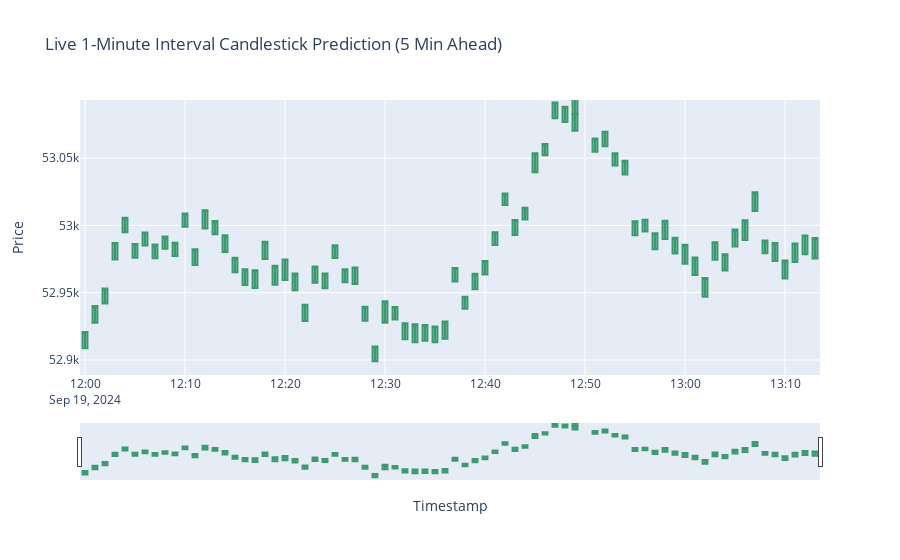

Notebook cell for this chart:
### Code cell
import yfinance as yf
import numpy as np
import pandas as pd
from sklearn.preprocessing import MinMaxScaler
import time
import plotly.graph_objects as go
from tensorflow.keras.models import load_model
from IPython.display import display, clear_output

# Load your trained model for 5-minute future prediction
model_5min = load_model('model_5min.h5')

# Fetch historical Bank Nifty data to fit the scaler (so it matches your training)
ticker = "^NSEBANK"
historical_data = yf.download(ticker, period='1d', interval='5m')

# Preprocess the historical data
if not historical_data.empty:
    historical_data = historical_data[['Open', 'High', 'Low', 'Close']]
    scaler = MinMaxScaler(feature_range=(0, 1))

    # Fit the scaler only on historical data
    scaled_historical_data = scaler.fit_transform(historical_data)
else:
    print("No historical data found!")

# Initialize empty lists to store timestamps and candlestick data
timestamps = []
open_prices = []
high_prices = []
low_prices = []
predicted_closes = []

# Function for live prediction
def predict_live_data():
    live_data_accumulated = []  # Accumulate live data over time

    while True:
        # Fetch and preprocess live data (1 minute intervals)
        live_data = yf.download(ticker, period='1d', interval='1m')

        # Check if live data is empty
        if live_data.empty:
            print("No live data found! Skipping this cycle.")
            time.sleep(60)  # Wait 1 minute and try again
            continue

        # Preprocess live data
        live_data = live_data[['Open', 'High', 'Low', 'Close']]

        # Append the new live data to the accumulated list
        live_data_accumulated.append(live_data)

        # Concatenate accumulated data into a single DataFrame
        live_data_full = pd.concat(live_data_accumulated)

        # Apply the scaler
        try:
            scaled_live_data = scaler.transform(live_data_full)
        except ValueError as e:
            print(f"Error scaling live data: {e}")
            time.sleep(60)  # Wait 1 minute and try again
            continue

        # Use the last 60 data points for prediction (make sure there's enough data)
        if len(scaled_live_data) < 60:
            print("Not enough data for prediction! Waiting for more data.")
            time.sleep(60)
            continue

        X_live = np.array([scaled_live_data[-60:]])

        # Reshape to match the LSTM model's input shape
        X_live = np.reshape(X_live, (X_live.shape[0], X_live.shape[1], 4))

        # Make prediction for 5 minutes into the future
        predicted_price = model_5min.predict(X_live)

        # Inverse transform to get the actual predicted price (predicted 5-min ahead close price)
        predicted_close_price = scaler.inverse_transform([[0, 0, 0, predicted_price[0][0]]])[0][3]

        # Get the current timestamp and other OHLC values from live data
        current_time = live_data.index[-1]
        open_price = live_data['Open'][-1]
        high_price = live_data['High'][-1]
        low_price = live_data['Low'][-1]

        # Append the OHLC values and predicted close price to the lists
        timestamps.append(current_time)
        open_prices.append(open_price)
        high_prices.append(high_price)
        low_prices.append(low_price)
        predicted_closes.append(predicted_close_price)

        # Output predicted price
        print(f"Predicted Close Price for 5 minutes ahead: {predicted_close_price}")

        # Create a new candlestick figure
        fig = go.Figure()

        # Add candlestick trace with real open, high, low, and predicted close prices
        fig.add_trace(go.Candlestick(x=timestamps,
                                     open=open_prices,
                                     high=high_prices,
                                     low=low_prices,
                                     close=predicted_closes,
                                     name='Candlestick'))

        # Update layout with hovermode for both x and y axes
        fig.update_layout(
            title="Live 1-Minute Interval Candlestick Prediction (5 Min Ahead)",
            xaxis_title="Timestamp",
            yaxis_title="Price",
            hovermode="x unified",  # Unified hover mode on x-axis
            hoverlabel=dict(namelength=-1),  # Show full text
        )

        # Clear the previous plot and display the updated candlestick chart
        clear_output(wait=True)
        display(fig)

        # Wait for 1 minute before running the prediction again
        time.sleep(60)

# Start the live prediction and graph update
predict_live_data()

### Figure 1 — Plotly figure (JSON) as saved in the notebook; plotly's stock layout.template omitted (floating-point values rounded to 4 significant figures)
{"data": [{"close": [52920.0, 52940.0, 52950.0, 52990.0, 53010.0, 52990.0, 52990.0, 52990.0, 52990.0, 52990.0, 53010.0, 52980.0, 53010.0, 53000.0, 52990.0, 52980.0, 52970.0, 52970.0, 52990.0, 52970.0, 52970.0, 52960.0, 52940.0, 52970.0, 52960.0, 52990.0, 52970.0, 52970.0, 52940.0, 52910.0, 52940.0, 52940.0, 52930.0, 52930.0, 52930.0, 52920.0, 52930.0, 52970.0, 52950.0, 52960.0, 52970.0, 52990.0, 53020.0, 53000.0, 53010.0, 53050.0, 53060.0, 53090.0, 53090.0, 53080.0, 53100.0, 53060.0, 53070.0, 53050.0, 53050.0, 53000.0, 53000.0, 52990.0, 53000.0, 52990.0, 52990.0, 52980.0, 52960.0, 52990.0, 52980.0, 53000.0, 53000.0, 53020.0, 52990.0, 52990.0, 52970.0, 52990.0, 52990.0, 52990.0], "high": [52910.0, 52930.0, 52940.0, 52970.0, 52990.0, 52980.0, 52985, 52980.0, 52980.0, 52980.0, 53000.0, 52970.0, 53000.0, 52990.0, 52980.0, 52970.0, 52960.0, 52950.0, 52975, 52956, 52960.0, 52950.0, 52930.0, 52960.0, 52950.0, 52980.0, 52960.0, 52960.0, 52930.0, 52900.0, 52930.0, 52930.0, 52920.0, 52910.0, 52910.0, 52910.0, 52920.0, 52960.0, 52940.0, 52950.0, 52960.0, 52990.0, 53020.0, 52990.0, 53000.0, 53040.0, 53050.0, 53080.0, 53080.0, 53070.0, 53083, 53050.0, 53060.0, 53040.0, 53040.0, 52990.0, 53000.0, 52980.0, 52990.0, 52980.0, 52970.0, 52960.0, 52950.0, 52970.0, 52970.0, 52980.0, 52990.0, 53010.0, 52980.0, 52970.0, 52960.0, 52970.0, 52980.0, 52980.0], "low": [52910.0, 52930.0, 52940.0, 52970.0, 52990.0, 52980.0, 52985, 52980.0, 52980.0, 52980.0, 53000.0, 52970.0, 53000.0, 52990.0, 52980.0, 52970.0, 52960.0, 52950.0, 52975, 52956, 52960.0, 52950.0, 52930.0, 52960.0, 52950.0, 52980.0, 52960.0, 52960.0, 52930.0, 52900.0, 52930.0, 52930.0, 52920.0, 52910.0, 52910.0, 52910.0, 52920.0, 52960.0, 52940.0, 52950.0, 52960.0, 52990.0, 53020.0, 52990.0, 53000.0, 53040.0, 53050.0, 53080.0, 53080.0, 53070.0, 53083, 53050.0, 53060.0, 53040.0, 53040.0, 52990.0, 53000.0, 52980.0, 52990.0, 52980.0, 52970.0, 52960.0, 52950.0, 52970.0, 52970.0, 52980.0, 52990.0, 53010.0, 52980.0, 52970.0, 52960.0, 52970.0, 52980.0, 52980.0], "name": "Candlestick", "open": [52910.0, 52930.0, 52940.0, 52970.0, 52990.0, 52980.0, 52985, 52980.0, 52980.0, 52980.0, 53000.0, 52970.0, 53000.0, 52990.0, 52980.0, 52970.0, 52960.0, 52950.0, 52975, 52956, 52960.0, 52950.0, 52930.0, 52960.0, 52950.0, 52980.0, 52960.0, 52960.0, 52930.0, 52900.0, 52930.0, 52930.0, 52920.0, 52910.0, 52910.0, 52910.0, 52920.0, 52960.0, 52940.0, 52950.0, 52960.0, 52990.0, 53020.0, 52990.0, 53000.0, 53040.0, 53050.0, 53080.0, 53080.0, 53070.0, 53083, 53050.0, 53060.0, 53040.0, 53040.0, 52990.0, 53000.0, 52980.0, 52990.0, 52980.0, 52970.0, 52960.0, 52950.0, 52970.0, 52970.0, 52980.0, 52990.0, 53010.0, 52980.0, 52970.0, 52960.0, 52970.0, 52980.0, 52980.0], "type": "candlestick", "x": ["2024-09-19T12:00:00+05:30", "2024-09-19T12:01:00+05:30", "2024-09-19T12:02:00+05:30", "2024-09-19T12:03:00+05:30", "2024-09-19T12:04:00+05:30", "2024-09-19T12:05:00+05:30", "2024-09-19T12:06:00+05:30", "2024-09-19T12:07:00+05:30", "2024-09-19T12:08:00+05:30", "2024-09-19T12:09:00+05:30", "2024-09-19T12:10:00+05:30", "2024-09-19T12:11:00+05:30", "2024-09-19T12:12:00+05:30", "2024-09-19T12:13:00+05:30", "2024-09-19T12:14:00+05:30", "2024-09-19T12:15:00+05:30", "2024-09-19T12:16:00+05:30", "2024-09-19T12:17:00+05:30", "2024-09-19T12:18:00+05:30", "2024-09-19T12:19:00+05:30", "2024-09-19T12:20:00+05:30", "2024-09-19T12:21:00+05:30", "2024-09-19T12:22:00+05:30", "2024-09-19T12:23:00+05:30", "2024-09-19T12:24:00+05:30", "2024-09-19T12:25:00+05:30", "2024-09-19T12:26:00+05:30", "2024-09-19T12:27:00+05:30", "2024-09-19T12:28:00+05:30", "2024-09-19T12:29:00+05:30", "2024-09-19T12:30:00+05:30", "2024-09-19T12:31:00+05:30", "2024-09-19T12:32:00+05:30", "2024-09-19T12:33:00+05:30", "2024-09-19T12:34:00+05:30", "2024-09-19T12:35:00+05:30", "2024-09-19T12:36:00+05:30", "2024-09-19T12:37:00+05:30", "2024-09-19T12:38:00+05:30", "2024-09-19T12:39:00+05:30", "2024-09-19T12:40:00+05:30", "2024-09-19T12:41:00+05:30", "2024-09-19T12:42:00+05:30", "2024-09-19T12:43:00+05:30", "2024-09-19T12:44:00+05:30", "2024-09-19T12:45:00+05:30", "2024-09-19T12:46:00+05:30", "2024-09-19T12:47:00+05:30", "2024-09-19T12:48:00+05:30", "2024-09-19T12:49:00+05:30", "2024-09-19T12:49:00+05:30", "2024-09-19T12:51:00+05:30", "2024-09-19T12:52:00+05:30", "2024-09-19T12:53:00+05:30", "2024-09-19T12:54:00+05:30", "2024-09-19T12:55:00+05:30", "2024-09-19T12:56:00+05:30", "2024-09-19T12:57:00+05:30", "2024-09-19T12:58:00+05:30", "2024-09-19T12:59:00+05:30", "2024-09-19T13:00:00+05:30", "2024-09-19T13:01:00+05:30", "2024-09-19T13:02:00+05:30", "2024-09-19T13:03:00+05:30", "2024-09-19T13:04:00+05:30", "2024-09-19T13:05:00+05:30", "2024-09-19T13:06:00+05:30", "2024-09-19T13:07:00+05:30", "2024-09-19T13:08:00+05:30", "2024-09-19T13:09:00+05:30", "2024-09-19T13:10:00+05:30", "2024-09-19T13:11:00+05:30", "2024-09-19T13:12:00+05:30", "2024-09-19T13:13:00+05:30"]}], "layout": {"autosize": true, "hoverlabel": {"namelength": -1}, "hovermode": "x unified", "title": {"text": "Live 1-Minute Interval Candlestick Prediction (5 Min Ahead)"}, "xaxis": {"autorange": true, "range": ["2024-09-19 11:59:30", "2024-09-19 13:13:30"], "rangeslider": {"autorange": true, "range": ["2024-09-19 11:59:30", "2024-09-19 13:13:30"], "yaxis": {"_template": null, "rangemode": "match"}}, "title": {"text": "Timestamp"}, "type": "date"}, "yaxis": {"autorange": true, "range": [52890.0, 53090.0], "title": {"text": "Price"}}}}
